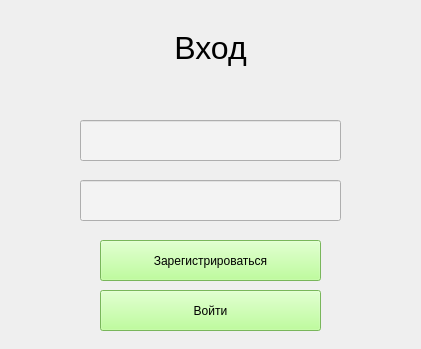
<?xml version="1.0" encoding="UTF-8"?>
<ui version="4.0">
 <class>vxod</class>
 <widget class="QWidget" name="vxod">
  <property name="geometry">
   <rect>
    <x>0</x>
    <y>0</y>
    <width>421</width>
    <height>349</height>
   </rect>
  </property>
  <property name="windowTitle">
   <string>Form</string>
  </property>
  <widget class="QPushButton" name="pushButton">
   <property name="geometry">
    <rect>
     <x>100</x>
     <y>240</y>
     <width>221</width>
     <height>41</height>
    </rect>
   </property>
   <property name="styleSheet">
    <string notr="true">background-color: rgb(185, 198, 241);
background-color: rgb(170, 255, 127);
</string>
   </property>
   <property name="text">
    <string>Зарегистрироваться</string>
   </property>
  </widget>
  <widget class="QWidget" name="layoutWidget">
   <property name="geometry">
    <rect>
     <x>20</x>
     <y>30</y>
     <width>381</width>
     <height>73</height>
    </rect>
   </property>
   <layout class="QGridLayout" name="gridLayout">
    <item row="0" column="0">
     <widget class="QLabel" name="label">
      <property name="text">
       <string>&lt;html&gt;&lt;head/&gt;&lt;body&gt;&lt;p align=&quot;center&quot;&gt;&lt;span style=&quot; font-size:24pt;&quot;&gt;Вход&lt;/span&gt;&lt;/p&gt;&lt;/body&gt;&lt;/html&gt;</string>
      </property>
     </widget>
    </item>
    <item row="1" column="0">
     <widget class="QLabel" name="label_2">
      <property name="text">
       <string>&lt;html&gt;&lt;head/&gt;&lt;body&gt;&lt;p align=&quot;center&quot;&gt;&lt;br/&gt;&lt;/p&gt;&lt;/body&gt;&lt;/html&gt;</string>
      </property>
     </widget>
    </item>
   </layout>
  </widget>
  <widget class="QLineEdit" name="lineEdit">
   <property name="geometry">
    <rect>
     <x>80</x>
     <y>120</y>
     <width>261</width>
     <height>41</height>
    </rect>
   </property>
   <property name="styleSheet">
    <string notr="true">background-color: rgb(243, 243, 243);</string>
   </property>
  </widget>
  <widget class="QLineEdit" name="lineEdit_2">
   <property name="geometry">
    <rect>
     <x>80</x>
     <y>180</y>
     <width>261</width>
     <height>41</height>
    </rect>
   </property>
   <property name="styleSheet">
    <string notr="true">background-color: rgb(243, 243, 243);</string>
   </property>
  </widget>
  <widget class="QPushButton" name="pushButton_2">
   <property name="geometry">
    <rect>
     <x>100</x>
     <y>290</y>
     <width>221</width>
     <height>41</height>
    </rect>
   </property>
   <property name="styleSheet">
    <string notr="true">background-color: rgb(182, 196, 238);
background-color: rgb(170, 255, 127);</string>
   </property>
   <property name="text">
    <string>Войти</string>
   </property>
  </widget>
 </widget>
 <resources/>
 <connections/>
</ui>
